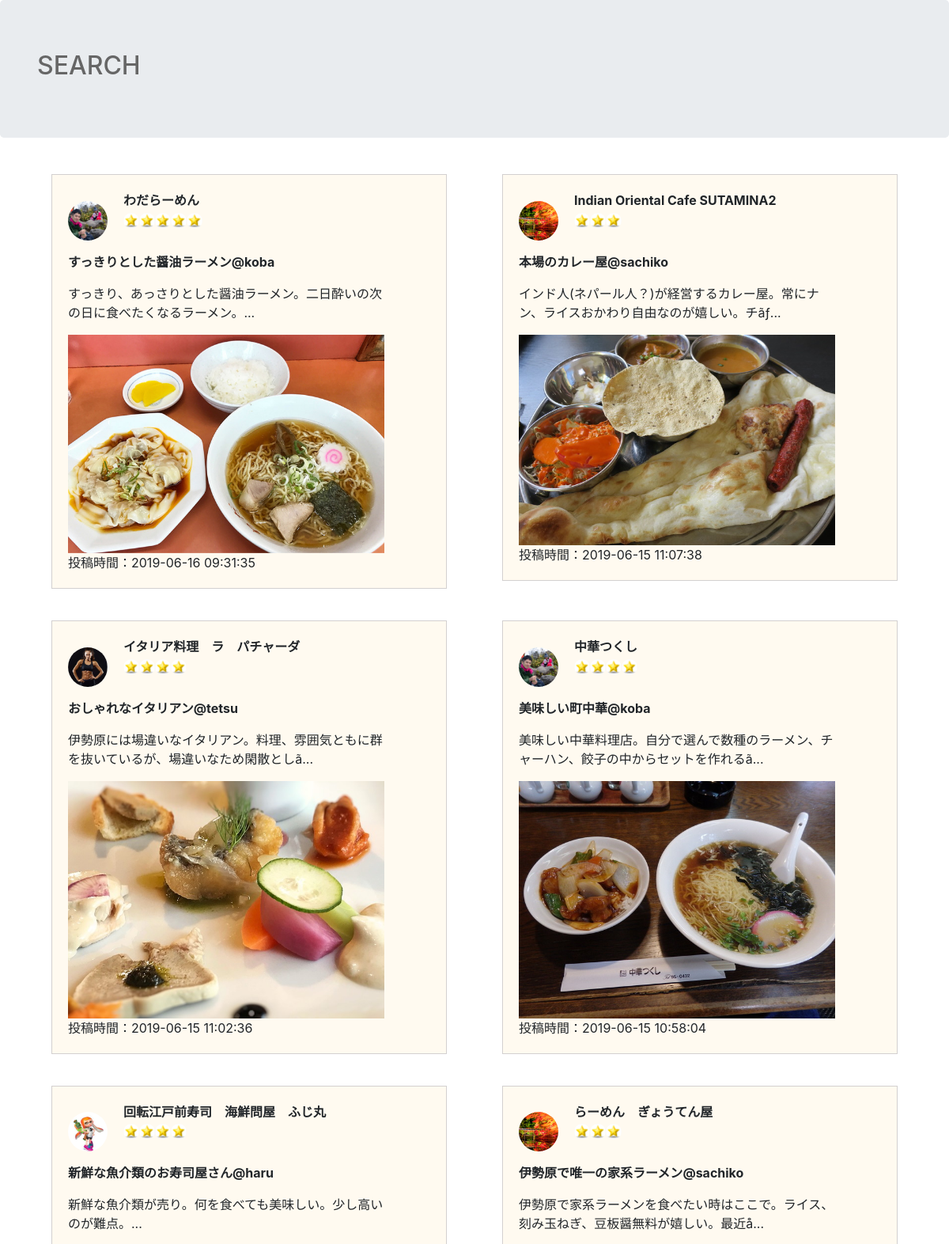
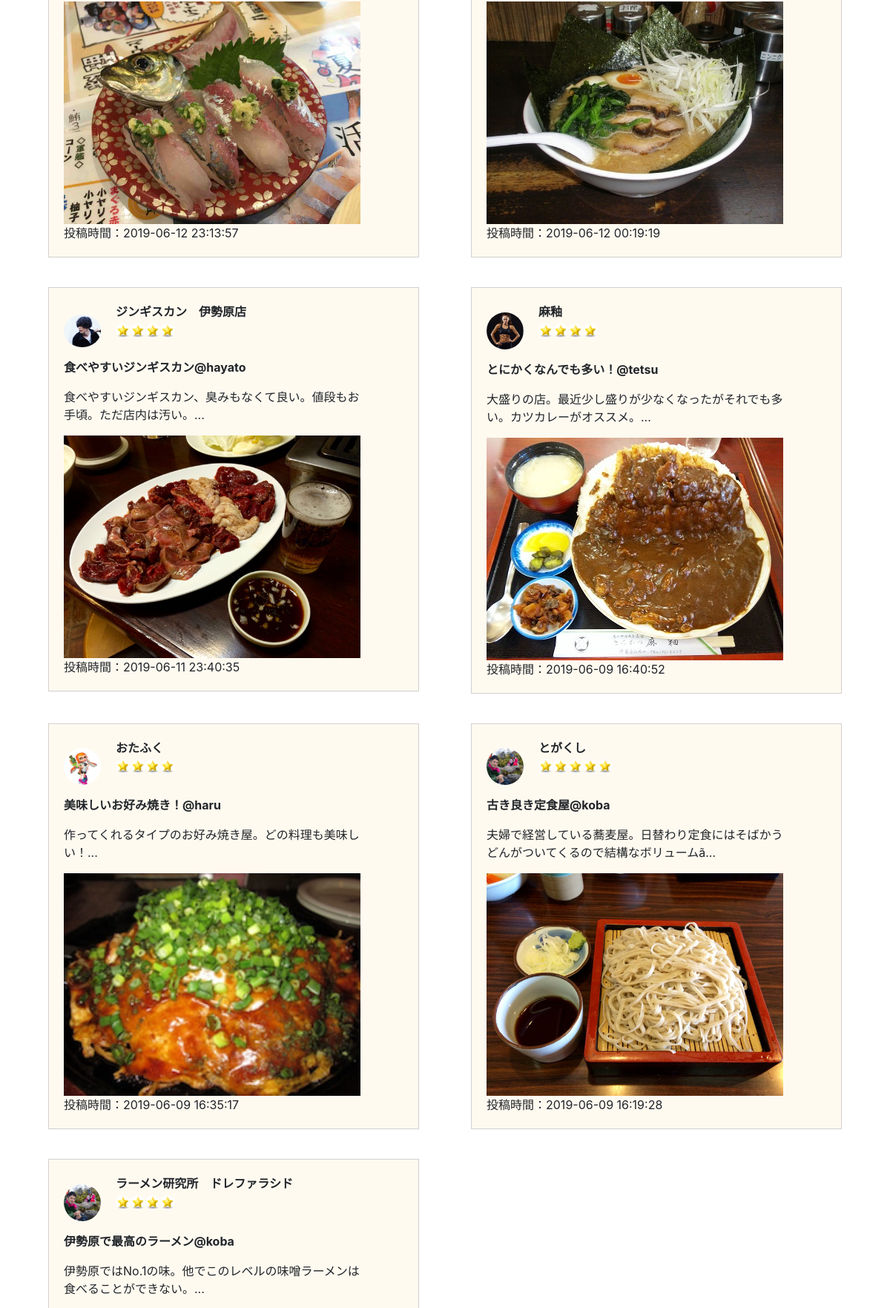
Screenshot of /search.php (upper part) with the database file from the repository (2 pictures, top to bottom).
### tables this page shows
CREATE TABLE `user_table` (
  `id` int(12) NOT NULL,
  `name` varchar(64) NOT NULL,
  `lid` varchar(255) NOT NULL,
  `lpw` varchar(255) NOT NULL,
  `kanri_flg` int(1) NOT NULL,
  `life_flg` int(1) NOT NULL,
  `my_pic` varchar(255) NOT NULL
);

CREATE TABLE `an_table` (
  `id` int(64) NOT NULL,
  `name` varchar(64) NOT NULL,
  `name_rest` varchar(128) NOT NULL,
  `evaluation` int(2) NOT NULL,
  `title` text NOT NULL,
  `comment` text NOT NULL,
  `good` int(12) NOT NULL,
  `rest_pic` text NOT NULL,
  `indate` datetime NOT NULL
);

### search.php (the view, shortened to what this page needs)
<?php
$pdo = db_con();
$num = $_POST["search"];
$stmt = $pdo->prepare('SELECT an_table.id,an_table.name,name_rest,evaluation,title,comment,good,rest_pic,indate,my_pic FROM an_table INNER JOIN user_table ON user_table.name=an_table.name WHERE title LIKE "%'.$num.'%" OR comment LIKE "%'.$num.'%" OR an_table.name LIKE "'.$num.'" ORDER BY an_table.id DESC');
$status = $stmt->execute();
$view = "";
$star = "";
$com = "";
if($status==false){
    $error = $stmt->errorInfo();
    exit("ErrorQuery:".$error[2]);
} else {
    while( $result = $stmt->fetch(PDO::FETCH_ASSOC)){
        if(strlen($result["comment"])>=30){
            $com = substr($result["comment"],0,130)."...";
        } else {
            $com = $result["comment"];
        };
        $star .= '<div class="eva"><p style="margin:0px;font-weight:bold;">'.$result['name_rest'].'</p>';
        for ($i=1;$i <= $result["evaluation"];$i++){
            $star .= '<img src="img/star.jpg" alt="" class="star">';
        };
        $star .= "</div>";
        $view .= '<div class="col-sm-6"><div class="box"><img src="upload/'.$result["my_pic"].'" alt="" class="user">'.$star
                .'<p style="margin-top:10px;font-weight:bold;">'.$result["title"]."@".$result["name"].'</p>'
                .'<p style="width:400px;">'.$com.'</p>'.'
                <img src="upload_restrant/'.$result["rest_pic"].'" style="width:400px;"><p style="margin:0px">投稿時間：'.$result["indate"].'</p></div></div>' ;
        $star = '';
    }
}
?>
<!DOCTYPE html>
<html lang="en">
<head>
    <link rel = "stylesheet" href ='style.css'/>
    <link rel="stylesheet" href="https://stackpath.bootstrapcdn.com/bootstrap/4.3.1/css/bootstrap.min.css">
</head>
<body>
<header class='header'>
    <div class='jumbotron'>
        <div class="container">
            <h2>SEARCH</h2>
        </div>
    </div>
</header>
<div class='contents'>
    <div class="container">
        <div class="row">
            <table><?=$view?></table>
        </div>
    </div>
</div>
</body>
</html>

### style.css (style rules this page uses)
h2 { color: #666; margin-top: 30px; }
.user { width: 50px; margin: 5px 20px 5px 0px; border-radius: 50%; }
.star { width: 20px; border-radius: 50%; }
.eva { display: inline-block; }
.header { position:fixed; left:0; top:0; width:100%; z-index:10; }
.contents { padding-top:200px; }
.box { border: 1px rgb(211, 208, 208) solid; padding:20px; margin: 20px; background-color:#fffaf0; }

### rows the page displays
user_table: my_pic (picture)
an_table: name_rest "わだらーめん", evaluation 5 (drawn), title "すっきりとした醤油ラーメン", name "koba", comment "すっきり、あっさりとした醤油ラーメン。二日酔いの次の日に食べたくなるラーメン。...", rest_pic (picture), indate "2019-06-16 09:31:35"
user_table: my_pic (picture)
an_table: name_rest "Indian Oriental Cafe SUTAMINA2", evaluation 3 (drawn), title "本場のカレー屋", name "sachiko", comment "インド人(ネパール人？)が経営するカレー屋。常にナン、ライスおかわり自由なのが嬉しい。チãƒ...", rest_pic (picture), indate "2019-06-15 11:07:38"
user_table: my_pic (picture)
an_table: name_rest "イタリア料理 ラ パチャーダ", evaluation 4 (drawn), title "おしゃれなイタリアン", name "tetsu", comment "伊勢原には場違いなイタリアン。料理、雰囲気ともに群を抜いているが、場違いなため閑散としã...", rest_pic (picture), indate "2019-06-15 11:02:36"
an_table: name_rest "中華つくし", evaluation 4 (drawn), title "美味しい町中華", name "koba", comment "美味しい中華料理店。自分で選んで数種のラーメン、チャーハン、餃子の中からセットを作れるã...", rest_pic (picture), indate "2019-06-15 10:58:04"
user_table: my_pic (picture)
an_table: name_rest "回転江戸前寿司 海鮮問屋 ふじ丸", evaluation 4 (drawn), title "新鮮な魚介類のお寿司屋さん", name "haru", comment "新鮮な魚介類が売り。何を食べても美味しい。少し高いのが難点。...", rest_pic (picture), indate "2019-06-12 23:13:57"
an_table: name_rest "らーめん ぎょうてん屋", evaluation 3 (drawn), title "伊勢原で唯一の家系ラーメン", name "sachiko", comment "伊勢原で家系ラーメンを食べたい時はここで。ライス、刻み玉ねぎ、豆板醤無料が嬉しい。最近å...", rest_pic (picture), indate "2019-06-12 00:19:19"
user_table: my_pic (picture)
an_table: name_rest "ジンギスカン 伊勢原店", evaluation 4 (drawn), title "食べやすいジンギスカン", name "hayato", comment "食べやすいジンギスカン、臭みもなくて良い。値段もお手頃。ただ店内は汚い。...", rest_pic (picture), indate "2019-06-11 23:40:35"
an_table: name_rest "麻釉", evaluation 4 (drawn), title "とにかくなんでも多い！", name "tetsu", comment "大盛りの店。最近少し盛りが少なくなったがそれでも多い。カツカレーがオススメ。...", rest_pic (picture), indate "2019-06-09 16:40:52"
an_table: name_rest "おたふく", evaluation 4 (drawn), title "美味しいお好み焼き！", name "haru", comment "作ってくれるタイプのお好み焼き屋。どの料理も美味しい！...", rest_pic (picture), indate "2019-06-09 16:35:17"
an_table: name_rest "とがくし", evaluation 5 (drawn), title "古き良き定食屋", name "koba", comment "夫婦で経営している蕎麦屋。日替わり定食にはそばかうどんがついてくるので結構なボリュームã...", rest_pic (picture), indate "2019-06-09 16:19:28"
an_table: name_rest "ラーメン研究所 ドレファラシド", evaluation 4 (drawn), title "伊勢原で最高のラーメン", name "koba", comment "伊勢原ではNo.1の味。他でこのレベルの味噌ラーメンは食べることができない。..."
